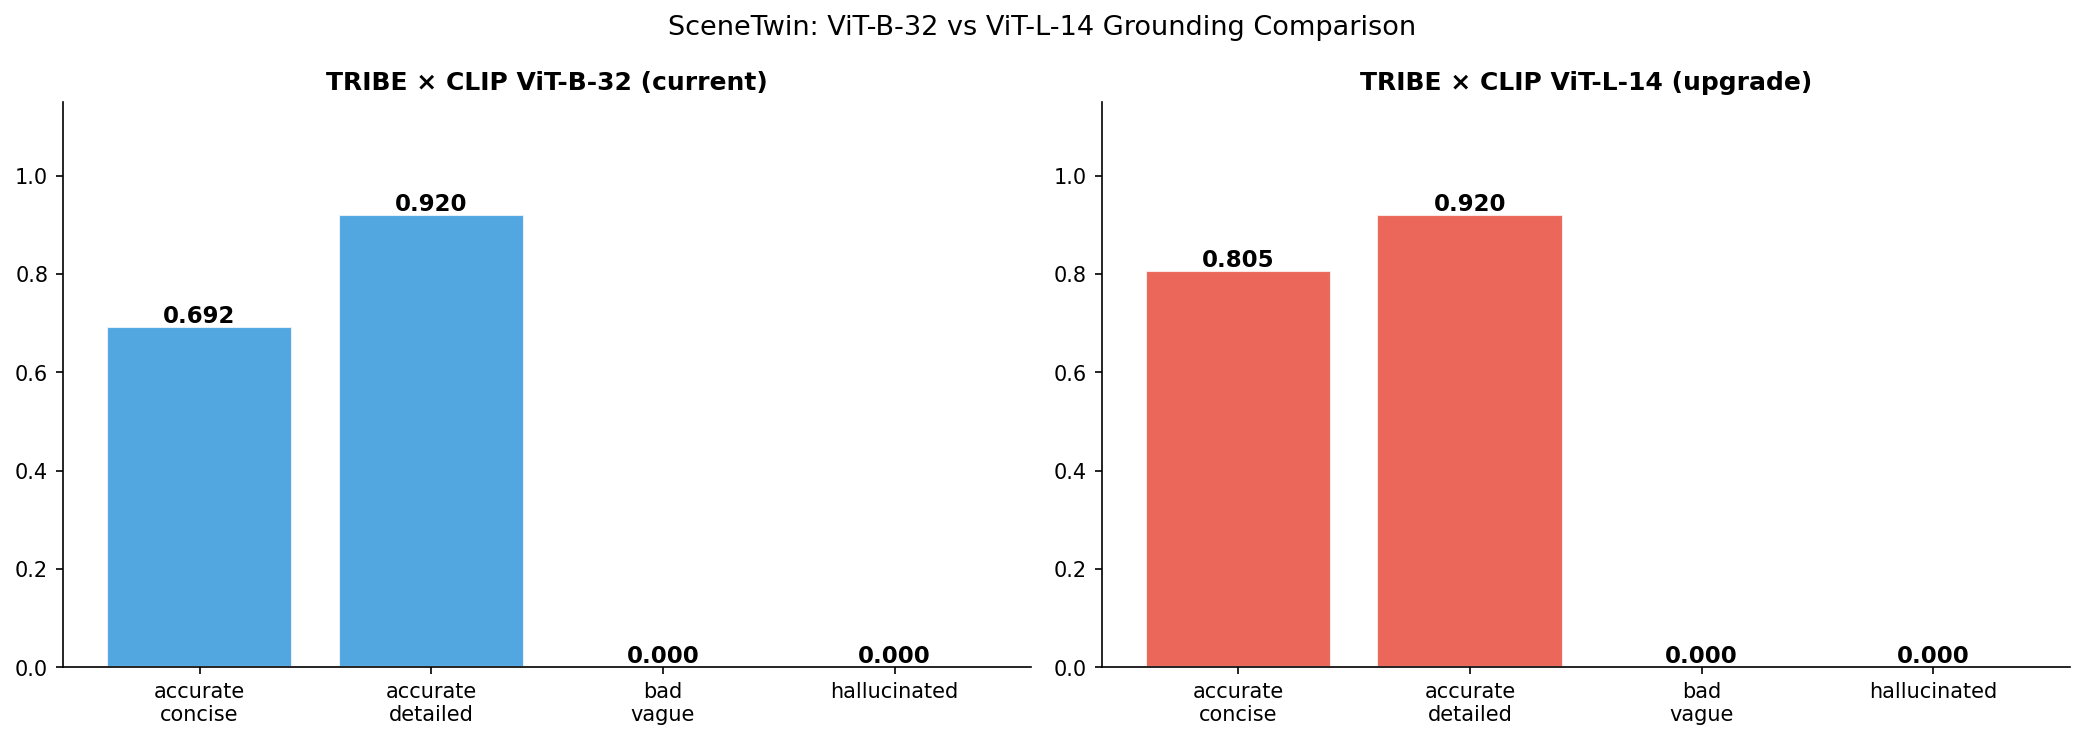

Reproduce this figure in Python.
"""
SceneTwin CLIP upgrade test.
Compares ViT-B-32 (current) vs ViT-L-14 (upgrade) for grounding,
then combines with existing TRIBE tensors to show final score differences.
"""

import numpy as np
from pathlib import Path
from PIL import Image
import torch
import open_clip

# ── paths ──────────────────────────────────────────────────────────────────────
PREDS_DIR = Path("/Users/adarsha/Knowledge/output/scenetwin_preds")
VIDEO_PREDS = Path("/Users/adarsha/Downloads/video_preds.npy")
FRAMES_DIR = Path("/Users/adarsha/njbda/sintel_frames")

descriptions = {
    "accurate_concise": (
        "A young woman with short hair stands in a snowy landscape. "
        "She looks determined and sorrowful. Snow falls around her. "
        "The scene is quiet and cold. She begins walking forward through the snow."
    ),
    "accurate_detailed": (
        "A young woman with short dark hair stands alone in a vast, "
        "snow-covered landscape under a grey sky. Her expression is a mix of "
        "determination and deep sadness. Large snowflakes drift slowly around her. "
        "She wears layered clothing suitable for harsh winter conditions. "
        "The terrain is flat and featureless, stretching to the horizon. "
        "She takes a breath, then begins walking steadily forward through "
        "the deep snow, leaving footprints behind her."
    ),
    "bad_vague": (
        "Something happens on screen. A person is there. "
        "The weather looks cold maybe. They move."
    ),
    "hallucinated": (
        "A man in a red suit stands on a tropical beach. "
        "Palm trees sway in warm wind. He is laughing and holding a drink. "
        "Children play in the ocean behind him. The sun is bright and hot."
    ),
}

# ── load TRIBE tensors ──────────────────────────────────────────────────────────
print("Loading TRIBE tensors...")
video_preds = np.load(VIDEO_PREDS)  # (30, 20484)
desc_preds = {
    name: np.load(PREDS_DIR / f"desc_{name}_preds.npy")
    for name in descriptions
}

video_avg = video_preds.mean(axis=0)
desc_avgs = {name: arr.mean(axis=0) for name, arr in desc_preds.items()}

def cosine(a, b):
    return float(np.dot(a, b) / (np.linalg.norm(a) * np.linalg.norm(b)))

tribe_scores = {name: cosine(video_avg, desc_avgs[name]) for name in descriptions}

# ── load frames ────────────────────────────────────────────────────────────────
frame_paths = sorted(FRAMES_DIR.glob("frame_*.jpg"))
print(f"Found {len(frame_paths)} frames")

# ── CLIP grounding: run for a given model/preprocess ───────────────────────────
def run_clip_grounding(model, preprocess, tokenizer, top_k=3):
    device = "cpu"
    model.eval()

    # encode frames
    frame_imgs = [preprocess(Image.open(p).convert("RGB")) for p in frame_paths]
    frame_tensor = torch.stack(frame_imgs).to(device)

    with torch.no_grad():
        frame_feats = model.encode_image(frame_tensor)
        frame_feats = frame_feats / frame_feats.norm(dim=-1, keepdim=True)

    results = {}
    for name, text in descriptions.items():
        tokens = tokenizer([text]).to(device)
        with torch.no_grad():
            text_feat = model.encode_text(tokens)
            text_feat = text_feat / text_feat.norm(dim=-1, keepdim=True)

        sims = (frame_feats @ text_feat.T).squeeze().cpu().numpy()
        top_k_score = float(np.sort(sims)[-top_k:].mean())
        results[name] = top_k_score

    return results

# ── run ViT-B-32 (current baseline) ───────────────────────────────────────────
print("\nRunning CLIP ViT-B-32 (current)...")
model_b32, _, preprocess_b32 = open_clip.create_model_and_transforms(
    "ViT-B-32", pretrained="laion2b_s34b_b79k"
)
tokenizer_b32 = open_clip.get_tokenizer("ViT-B-32")
clip_b32 = run_clip_grounding(model_b32, preprocess_b32, tokenizer_b32)
del model_b32

# ── run ViT-L-14 (upgrade) ────────────────────────────────────────────────────
print("Running CLIP ViT-L-14 (upgrade)...")
model_l14, _, preprocess_l14 = open_clip.create_model_and_transforms(
    "ViT-L-14", pretrained="laion2b_s32b_b82k"
)
tokenizer_l14 = open_clip.get_tokenizer("ViT-L-14")
clip_l14 = run_clip_grounding(model_l14, preprocess_l14, tokenizer_l14)
del model_l14

# ── combine: TRIBE × CLIP (normalized product) ────────────────────────────────
def combine(tribe, clip_scores):
    t_vals = np.array([tribe[n] for n in descriptions])
    c_vals = np.array([clip_scores[n] for n in descriptions])
    t_norm = (t_vals - t_vals.min()) / (t_vals.max() - t_vals.min() + 1e-8)
    c_norm = (c_vals - c_vals.min()) / (c_vals.max() - c_vals.min() + 1e-8)
    return {name: float(t_norm[i] * c_norm[i]) for i, name in enumerate(descriptions)}

final_b32 = combine(tribe_scores, clip_b32)
final_l14 = combine(tribe_scores, clip_l14)

# ── print results ──────────────────────────────────────────────────────────────
col = 22
print(f"\n{'Description':{col}}  TRIBE    CLIP-B32  CLIP-L14  FINAL-B32  FINAL-L14")
print("─" * 80)
for name in descriptions:
    print(
        f"{name:{col}}  "
        f"{tribe_scores[name]:.4f}   "
        f"{clip_b32[name]:.4f}    "
        f"{clip_l14[name]:.4f}    "
        f"{final_b32[name]:.4f}     "
        f"{final_l14[name]:.4f}"
    )

# ── rank check ─────────────────────────────────────────────────────────────────
print("\nRanking (best → worst):")
for label, scores in [("TRIBE alone", tribe_scores), ("TRIBE×CLIP-B32", final_b32), ("TRIBE×CLIP-L14", final_l14)]:
    ranked = sorted(scores, key=scores.get, reverse=True)
    print(f"  {label:18s}: {' > '.join(ranked)}")

# ── bar chart ──────────────────────────────────────────────────────────────────
import matplotlib.pyplot as plt

names = list(descriptions.keys())
x = np.arange(len(names))
width = 0.25
colors_b32 = ["#3498db"] * 4
colors_l14 = ["#e74c3c"] * 4

fig, axes = plt.subplots(1, 2, figsize=(14, 5))

for ax, scores, title, color in [
    (axes[0], final_b32, "TRIBE × CLIP ViT-B-32 (current)", "#3498db"),
    (axes[1], final_l14, "TRIBE × CLIP ViT-L-14 (upgrade)", "#e74c3c"),
]:
    vals = [scores[n] for n in names]
    bars = ax.bar(names, vals, color=color, alpha=0.85, edgecolor="white")
    for bar, val in zip(bars, vals):
        ax.text(bar.get_x() + bar.get_width() / 2, bar.get_height() + 0.01,
                f"{val:.3f}", ha="center", fontsize=11, fontweight="bold")
    ax.set_ylim(0, 1.15)
    ax.set_title(title, fontsize=12, fontweight="bold")
    ax.set_xticklabels([n.replace("_", "\n") for n in names], fontsize=10)
    ax.spines["top"].set_visible(False)
    ax.spines["right"].set_visible(False)

fig.suptitle("SceneTwin: ViT-B-32 vs ViT-L-14 Grounding Comparison", fontsize=13)
plt.tight_layout()
out = Path("/Users/adarsha/njbda/scenetwin_clip_upgrade.png")
plt.savefig(out, dpi=150, bbox_inches="tight")
print(f"\nChart saved: {out}")
